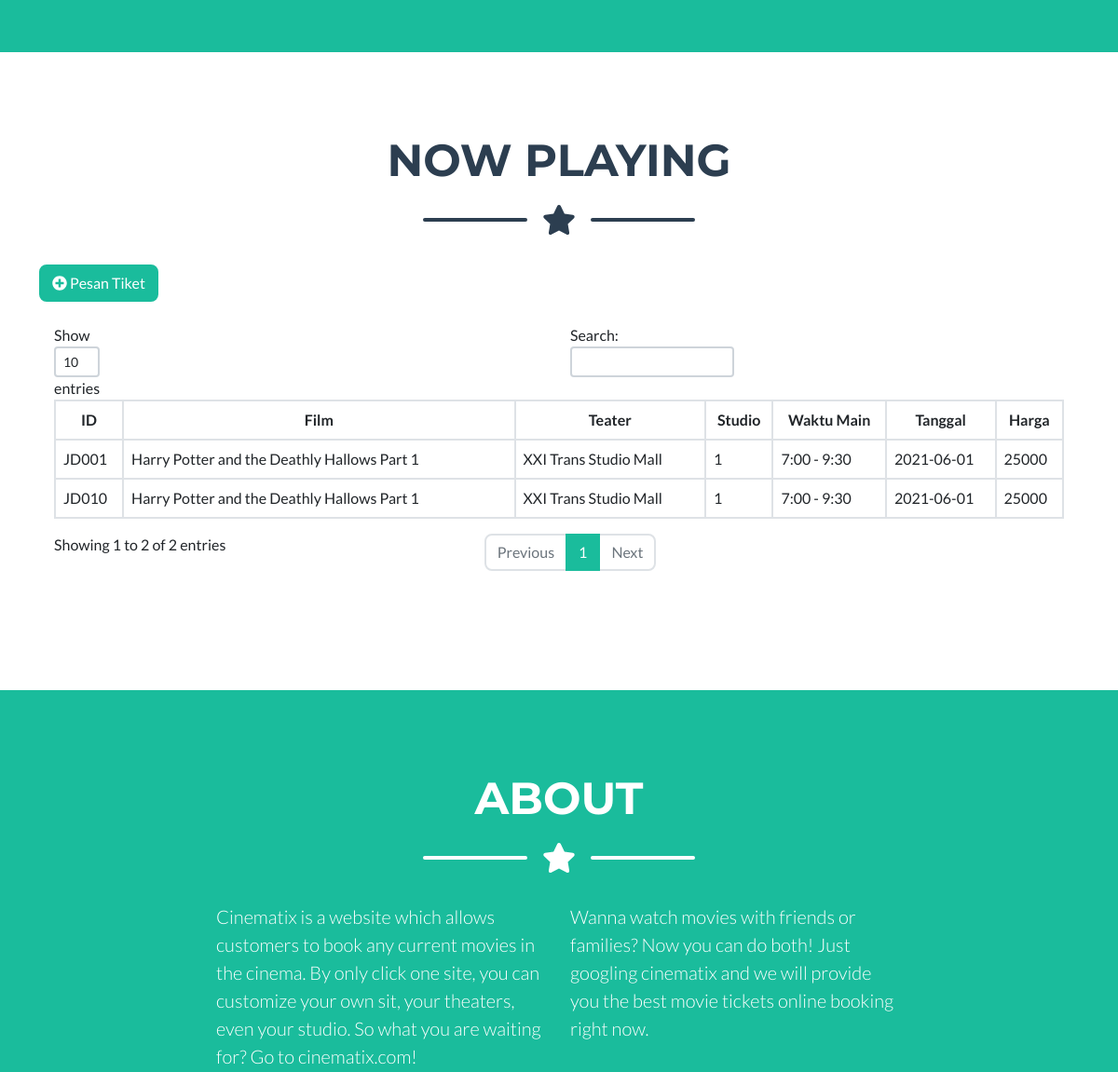
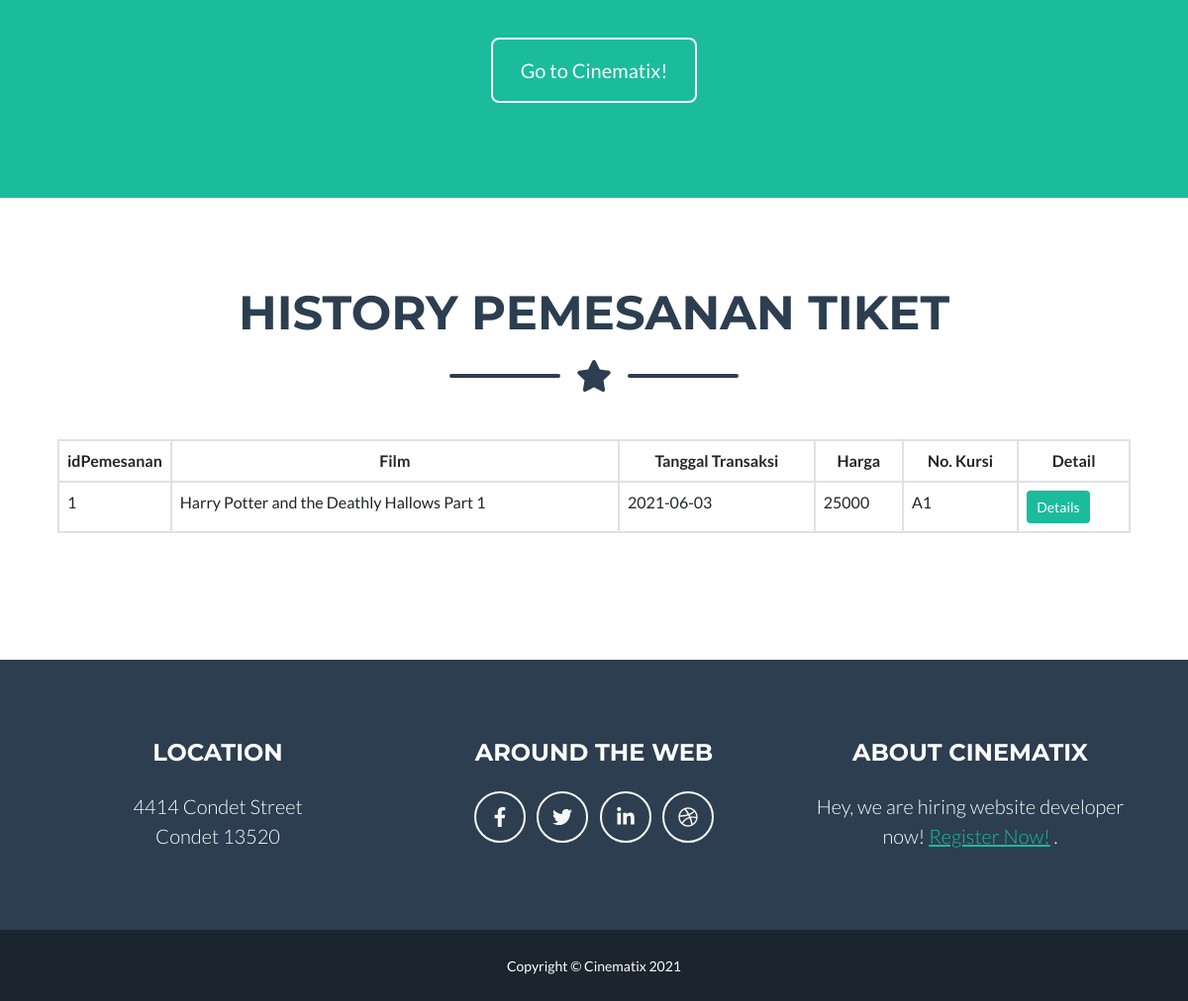
The app's page /index.php/customer (lower part), older data (2 pictures, top to bottom).
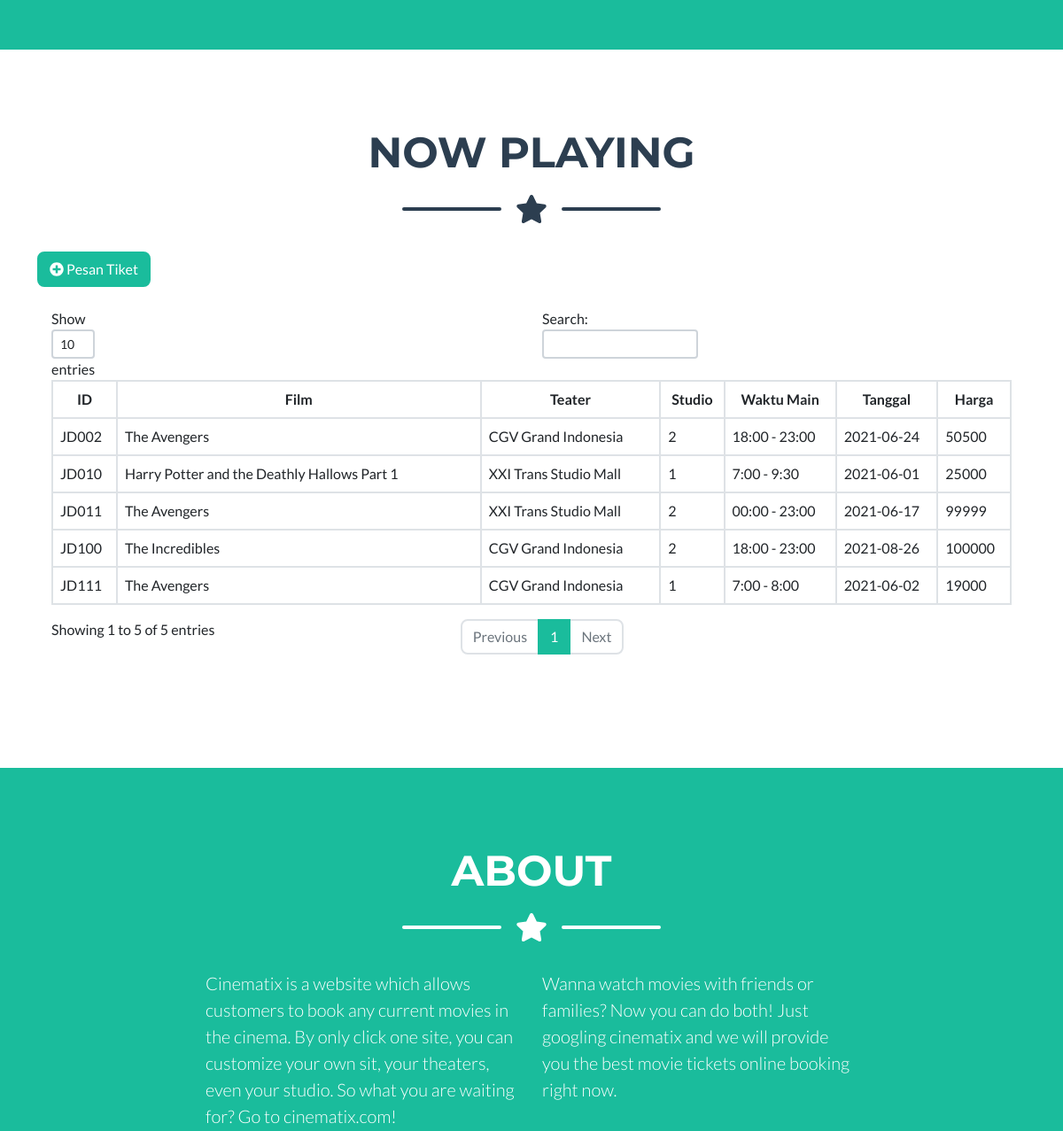
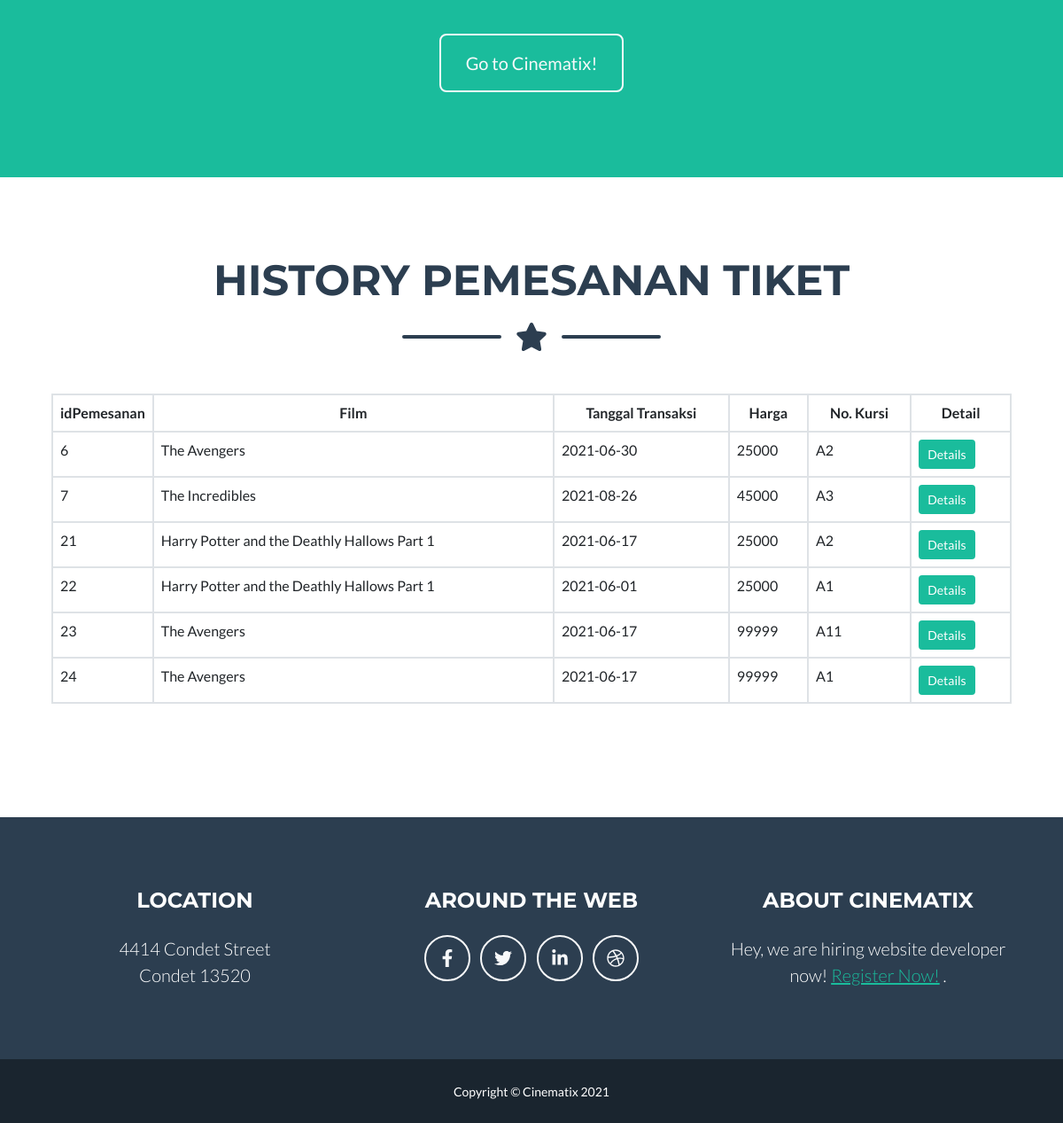
The same page, newer data (2 pictures, top to bottom).
### tables this page shows
CREATE TABLE `jadwaltayang` (
  `idJadwalTayang` varchar(5) NOT NULL,
  `idFilm` varchar(5) NOT NULL,
  `idTeater` varchar(5) NOT NULL,
  `idStudio` varchar(5) NOT NULL,
  `WaktuMulai` varchar(10) DEFAULT NULL,
  `WaktuSelesai` varchar(10) DEFAULT NULL,
  `TglTayang` date NOT NULL,
  `Harga` varchar(10) NOT NULL
);

CREATE TABLE `film` (
  `idFilm` varchar(5) NOT NULL,
  `JudulFilm` varchar(50) NOT NULL,
  `Durasi` int(3) NOT NULL,
  `Sinopsis` varchar(500) NOT NULL,
  `image` varchar(128) NOT NULL
);

CREATE TABLE `teater` (
  `idTeater` varchar(5) NOT NULL,
  `NamaTeater` varchar(50) NOT NULL,
  `image` varchar(128) NOT NULL
);

CREATE TABLE `studio` (
  `idStudio` varchar(5) NOT NULL,
  `NomorStudio` varchar(2) NOT NULL,
  `TipeStudio` varchar(10) NOT NULL,
  `idTeater` varchar(5) NOT NULL
);

CREATE TABLE `pemesanan` (
  `idPemesanan` int(5) NOT NULL,
  `idJadwalTayang` varchar(5) NOT NULL,
  `User` varchar(20) NOT NULL,
  `TglTransaksi` date NOT NULL,
  `Harga` int(10) NOT NULL,
  `idKursi` varchar(3) NOT NULL
);

CREATE TABLE `kursi` (
  `idKursi` int(5) NOT NULL,
  `NomorKursi` varchar(3) NOT NULL,
  `idStudio` varchar(5) NOT NULL
);

### application/controllers/Customer.php (called while the page is built, shortened)
<?php
class Customer extends CI_Controller
{
    public function __construct()
    {
        $this->load->library('form_validation');
        $this->load->model('JadwalTayang_Model');
        $this->load->model('Studio_Model');
        $this->load->model('Teater_Model');
        $this->load->model('Film_Model');
        $this->load->model('Kursi_Model');
        $this->load->model('Pemesanan_Model');
        $this->load->helper('form');
    }
    public function index()
    {
        $data['customer'] = $this->db->get_where('customer', ['username' => $this->session->userdata('username')])->row_array();
        $data['jadwal_tayang'] = $this->JadwalTayang_Model->getAllJadwalTayang();
        $data['studio'] = $this->Studio_Model->getAllStudio();
        $data['teater'] = $this->Teater_Model->getAllTeater();
        $data['film'] = $this->Film_Model->getAllFilm();
        $data['kursi'] = $this->Kursi_Model->getAllKursi();
        $data['pemesanan'] = $this->Pemesanan_Model->getAllPemesanan();
        $this->load->view('templates/header_customer', $data);
        $this->load->view('Customer/Home', $data);
        $this->load->view('templates/footer_customer');
    }
}

### index.php (called while the page is built, shortened)
<?php
require_once BASEPATH.'core/CodeIgniter.php';

### application/models/JadwalTayang_Model.php (called while the page is built, shortened)
<?php
class JadwalTayang_Model extends CI_model
{
    public function getAllJadwalTayang()
    {
        $this->db->select('jadwaltayang.*,film.JudulFilm as judul, teater.NamaTeater as namateater, studio.NomorStudio as nostudio');
        $this->db->from('jadwaltayang');
        $this->db->join('film', 'film.idFilm = jadwaltayang.idFilm');
        $this->db->join('teater', 'teater.idTeater = jadwaltayang.idTeater');
        $this->db->join('studio', 'studio.idStudio = jadwaltayang.idStudio');
        return $this->db->get()->result_array();
    }
}

### application/models/Pemesanan_Model.php (called while the page is built, shortened)
<?php
class Pemesanan_Model extends CI_model
{
    public function getAllPemesanan()
    {
        $this->db->select('pemesanan.*,user.Nama as namauser,film.JudulFilm as judul, jadwaltayang.WaktuMulai as jam, jadwaltayang.Tgltayang as tanggal, studio.NomorStudio as nostudio, teater.NamaTeater as namateater, jadwaltayang.harga as harga, kursi.NomorKursi as nokursi');
        $this->db->from('pemesanan');
        $this->db->join('user', 'pemesanan.User = user.Username');
        $this->db->join('jadwaltayang', 'pemesanan.idJadwalTayang = jadwaltayang.idJadwalTayang');
        $this->db->join('film', 'film.idFilm = jadwaltayang.idFilm');
        $this->db->join('teater', 'teater.idTeater = jadwaltayang.idTeater');
        $this->db->join('studio', 'studio.idStudio = jadwaltayang.idStudio');
        $this->db->join('kursi', 'kursi.idKursi = pemesanan.idKursi');
        return $this->db->get()->result_array();
    }
}

### application/views/Customer/Home.php (the view, shortened to what the changed rows need)
<section class="page-section portfolio" id="now_playing">
    <div class="container">
        <h2 class="page-section-heading text-center text-uppercase text-secondary mb-0">Now Playing</h2>
        <div class="card-body">
            <div class="table-responsive">
                <table class="table table-bordered" id="dataTable" width="100%" cellspacing="0">
                    <thead style="text-align:center;">
                        <tr>
                            <th>ID</th>
                            <th>Film</th>
                            <th>Teater</th>
                            <th>Studio</th>
                            <th>Waktu Main</th>
                            <th>Tanggal</th>
                            <th>Harga</th>
                        </tr>
                    </thead>
                    <tbody>
                        <?php if (empty($jadwal_tayang)) : ?>
                            <tr>
                                <td colspan="6" align="center">No data has been created</td>
                            </tr>
                        <?php else : ?>
                            <?php foreach ($jadwal_tayang as $jd) : ?>
                                <tr>
                                    <td><?= $jd['idJadwalTayang']; ?></td>
                                    <td><?= $jd['judul']; ?></td>
                                    <td><?= $jd['namateater']; ?></td>
                                    <td><?= $jd['nostudio']; ?></td>
                                    <td><?= $jd['WaktuMulai']; ?> - <?= $jd['WaktuSelesai'] ?></td>
                                    <td><?= $jd['TglTayang']; ?></td>
                                    <td><?= $jd['Harga']; ?></td>
                                </tr>
                            <?php endforeach; ?>
                        <?php endif; ?>
                    </tbody>
                </table>
            </div>
        </div>
    </div>
</section>
<section class="page-section bg-primary text-white mb-0" id="about">
    <div class="container">
        <h2 class="page-section-heading text-center text-uppercase text-white">About</h2>
    </div>
</section>
<section class="page-section portfolio" id="history">
    <div class="container">
        <h2 class="page-section-heading text-center text-uppercase text-secondary mb-0">History Pemesanan Tiket</h2>
        <div class="card-body">
            <div class="table-responsive">
                <table class="table table-bordered" id="dataTable" width="100%" cellspacing="0">
                    <thead style="text-align:center;">
                        <tr>
                            <th width="100px">idPemesanan</th>
                            <th>Film</th>
                            <th>Tanggal Transaksi</th>
                            <th>Harga</th>
                            <th>No. Kursi</th>
                            <th>Detail</th>
                        </tr>
                    </thead>
                    <tbody>
                        <?php if (empty($pemesanan)) : ?>
                            <tr>
                                <td colspan="6" align="center">No data has been created</td>
                            </tr>
                        <?php else : ?>
                            <?php foreach ($pemesanan as $pe) : ?>
                                <tr>
                                    <td><?= $pe['idPemesanan']; ?></td>
                                    <td><?= $pe['judul']; ?></td>
                                    <td><?= $pe['TglTransaksi']; ?></td>
                                    <td><?= $pe['Harga']; ?></td>
                                    <td><?= $pe['nokursi']; ?></td>
                                    <td>
                                        <a href="#" class="btn btn-primary btn-sm PemesananDetailBtn" data-toggle="modal" data-target="#DetailPemesananModal" data-id="<?= $pe['idPemesanan']; ?>">
                                            <span class="text">Details</span>
                                        </a>
                                    </td>
                                </tr>
                            <?php endforeach; ?>
                        <?php endif; ?>
                    </tbody>
                </table>
            </div>
        </div>
    </div>
</section>
</body>
</html>

Row changes from the older to the newer data that the page shows:
removed jadwaltayang: idJadwalTayang "JD001", idFilm.JudulFilm "Harry Potter and the Deathly Hallows Part 1", idTeater.NamaTeater "XXI Trans Studio Mall", idStudio.NomorStudio "1", WaktuMulai "7:00", WaktuSelesai "9:30", TglTayang "2021-06-01", Harga "25000"
removed pemesanan: idPemesanan "1", film.JudulFilm "Harry Potter and the Deathly Hallows Part 1", TglTransaksi "2021-06-03", Harga "25000", idKursi.NomorKursi "A1"
added jadwaltayang: idJadwalTayang "JD002", idFilm.JudulFilm "The Avengers", idTeater.NamaTeater "CGV Grand Indonesia", idStudio.NomorStudio "2", WaktuMulai "18:00", WaktuSelesai "23:00", TglTayang "2021-06-24", Harga "50500"
added jadwaltayang: idJadwalTayang "JD011", idFilm.JudulFilm "The Avengers", idTeater.NamaTeater "XXI Trans Studio Mall", idStudio.NomorStudio "2", WaktuMulai "00:00", WaktuSelesai "23:00", TglTayang "2021-06-17", Harga "99999"
added jadwaltayang: idJadwalTayang "JD100", idFilm.JudulFilm "The Incredibles", idTeater.NamaTeater "CGV Grand Indonesia", idStudio.NomorStudio "2", WaktuMulai "18:00", WaktuSelesai "23:00", TglTayang "2021-08-26", Harga "100000"
added jadwaltayang: idJadwalTayang "JD111", idFilm.JudulFilm "The Avengers", idTeater.NamaTeater "CGV Grand Indonesia", idStudio.NomorStudio "1", WaktuMulai "7:00", WaktuSelesai "8:00", TglTayang "2021-06-02", Harga "19000"
added pemesanan: idPemesanan "6", film.JudulFilm "The Avengers", TglTransaksi "2021-06-30", Harga "25000", idKursi.NomorKursi "A2"
added pemesanan: idPemesanan "7", film.JudulFilm "The Incredibles", TglTransaksi "2021-08-26", Harga "45000", idKursi.NomorKursi "A3"
added pemesanan: idPemesanan "21", film.JudulFilm "Harry Potter and the Deathly Hallows Part 1", TglTransaksi "2021-06-17", Harga "25000", idKursi.NomorKursi "A2"
added pemesanan: idPemesanan "22", film.JudulFilm "Harry Potter and the Deathly Hallows Part 1", TglTransaksi "2021-06-01", Harga "25000", idKursi.NomorKursi "A1"
added pemesanan: idPemesanan "23", film.JudulFilm "The Avengers", TglTransaksi "2021-06-17", Harga "99999", idKursi.NomorKursi "A11"
added pemesanan: idPemesanan "24", film.JudulFilm "The Avengers", TglTransaksi "2021-06-17", Harga "99999", idKursi.NomorKursi "A1"
Text that changed along with them:
text written by a page script: "Show entries Search: Showing 1 to 2 of 2 entries Previous 1 Next" → "Show entries Search: Showing 1 to 5 of 5 entries Previous 1 Next"
